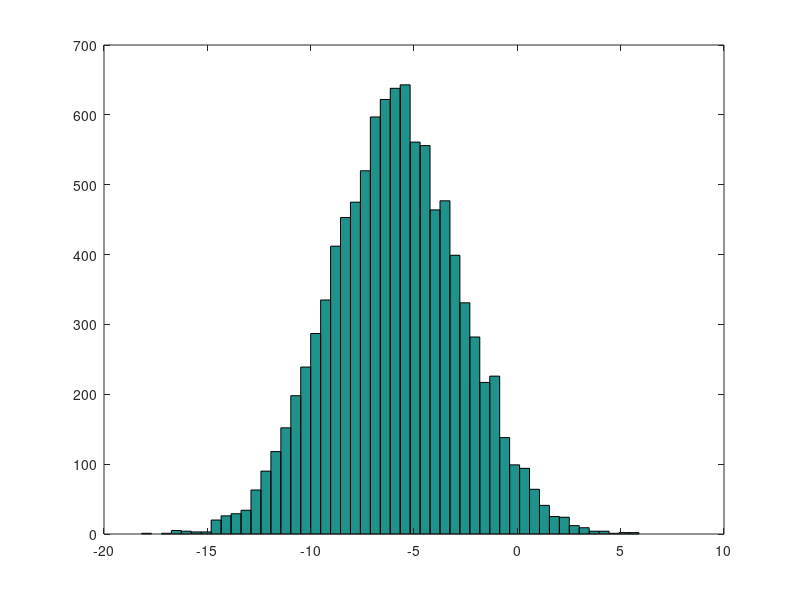

Recreate this plot in MATLAB.
%% elementary operations
5+6
3-2
5*8
1/2
2^6
1 == 2 % false
1 ~= 2 % true.  note, not "!="
1 && 0
1 || 0
xor(1,0)


%% variable assignment
a = 3; % semicolon suppresses output
b = 'hi';
c = 3>=1;

% Displaying them:
a = pi
disp(a)
disp(sprintf('2 decimals: %0.2f', a))
disp(sprintf('6 decimals: %0.6f', a))
format long
a
format short
a


%%  vectors and matrices
A = [1 2; 3 4; 5 6]

v = [1 2 3]
v = [1; 2; 3]
v = 1:0.1:2   % from 1 to 2, with stepsize of 0.1. Useful for plot axes
v = 1:6       % from 1 to 6, assumes stepsize of 1 (row vector)

C = 2*ones(2,3) % same as C = [2 2 2; 2 2 2]
w = ones(1,3)   % 1x3 vector of ones
w = zeros(1,3)
w = rand(1,3) % drawn from a uniform distribution 
w = randn(1,3)% drawn from a normal distribution (mean=0, var=1)
w = -6 + sqrt(10)*(randn(1,10000));  % (mean = -6, var = 10) - note: add the semicolon
hist(w)    % plot histogram using 10 bins (default)
hist(w,50) % plot histogram using 50 bins
% note: if hist() crashes, try "graphics_toolkit('gnu_plot')" 

I = eye(4)   % 4x4 identity matrix

% help function
help eye
help rand
help help

x = 10e-6 % 1.0000e-05 10 x 10^-6
y = 10^-6 % 1.0000e-06 10^-6

x = (ones(3,3) + 1) ^ 2